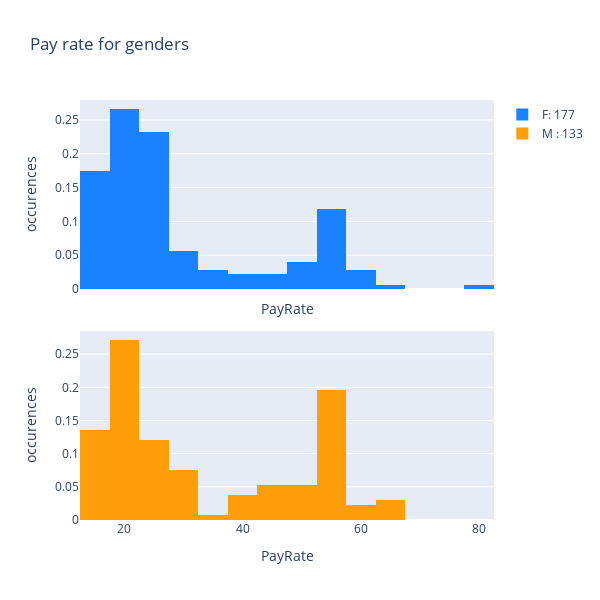

Notebook cell for this chart:
### Markdown cell above
## Gender and pay rates

### Code cell
fig = hist(hr, "Sex", "PayRate", "Pay rate for genders", palette_2)
fig.show()

### Figure 1 — Plotly figure (JSON) as saved in the notebook; plotly's stock layout.template omitted (floating-point values rounded to 4 significant figures; data arrays with more than 128 entries replaced by an {"elided": "..."} marker saying what was removed)
{"data": [{"histnorm": "probability", "marker": {"color": "#1A82FF"}, "name": "F: 177", "type": "histogram", "x": {"elided": "177 float values"}, "xaxis": "x", "yaxis": "y"}, {"histnorm": "probability", "marker": {"color": "#FF9E06"}, "name": "M : 133", "type": "histogram", "x": {"elided": "133 float values"}, "xaxis": "x2", "yaxis": "y2"}], "layout": {"height": 600, "title": {"text": "Pay rate for genders"}, "width": 600, "xaxis": {"anchor": "y", "domain": [0, 1], "matches": "x2", "showticklabels": false, "title": {"text": "PayRate"}}, "xaxis2": {"anchor": "y2", "domain": [0, 1], "title": {"text": "PayRate"}}, "yaxis": {"anchor": "x", "domain": [0.55, 1], "title": {"text": "occurences"}}, "yaxis2": {"anchor": "x2", "domain": [0, 0.45], "title": {"text": "occurences"}}}}
